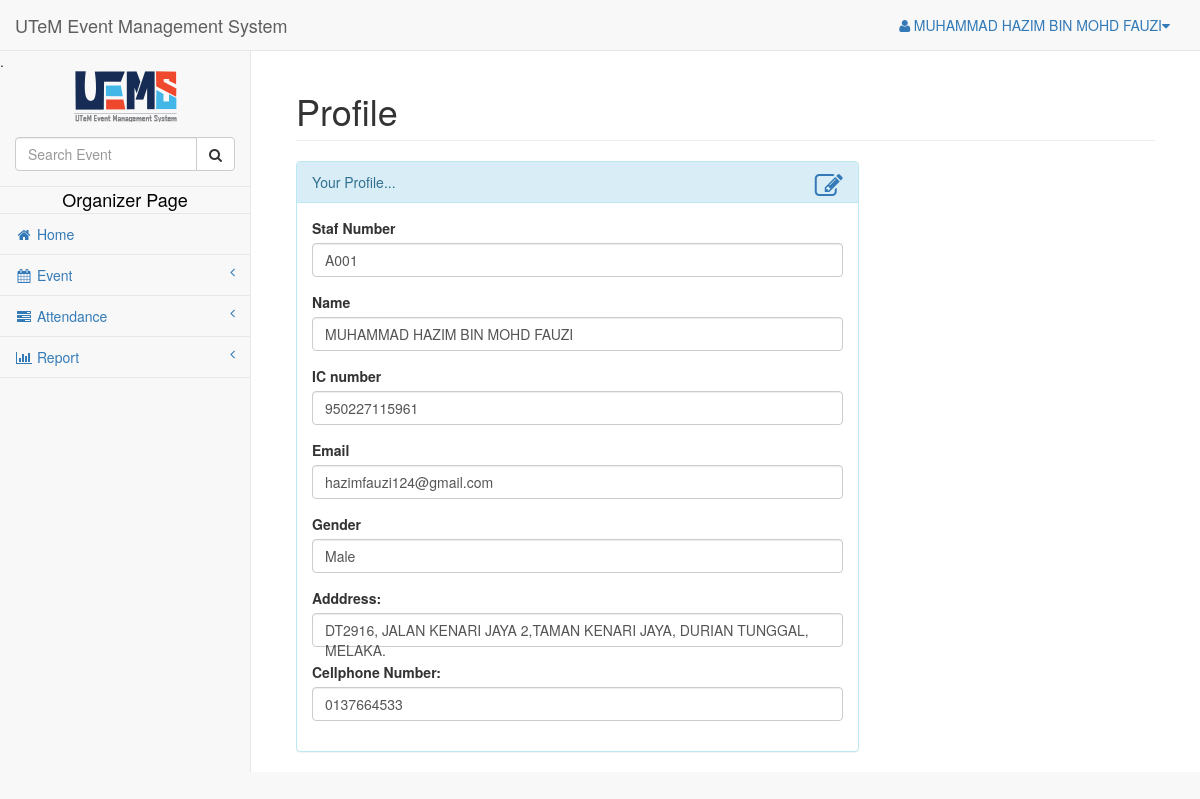
Page /user/organizer/profile.php (signed in) on the committed database.
### tables this page shows
CREATE TABLE `user` (
  `userId` varchar(20) NOT NULL,
  `name` varchar(60) NOT NULL,
  `icNum` varchar(12) NOT NULL,
  `password` longtext NOT NULL,
  `email` varchar(50) NOT NULL,
  `gender` varchar(10) NOT NULL,
  `address` varchar(100) NOT NULL,
  `phoneNum` varchar(20) NOT NULL,
  `yearLevel` varchar(20) NOT NULL,
  `level` varchar(10) NOT NULL,
  `status` varchar(10) NOT NULL
);

### user/organizer/session.php (called while the page is built, shortened)
<?php
$session_id=$_SESSION['id'];
?>

### user/organizer/profile.php (the view, shortened to what this page needs)
<?php include('header.php'); ?>
<?php include('session.php'); ?>
<?php include('organizer_top_navbar.php'); ?>
<?php include('organizer_sidebar.php'); ?>
<?php 	$user_query=mysql_query("select * from user where userId ='$session_id'")or die(mysql_error());
		$row=mysql_fetch_array($user_query)
									 ?>
        <div id="page-wrapper">
            <div class="container-fluid">
                <div class="row">
                    <div class="col-lg-12">
                        <h1 class="page-header">Profile</h1>
                    </div>
                </div>
				<div class="row">
                	<div class="col-lg-8">
						<div class="panel panel-info">
							<div class="panel-heading">
                                Your Profile...
                                <div class="pull-right">
                                	<a  title="Edit" id="<?php echo $id; ?>"  data-toggle="modal" data-target="#editModal"><i class="fa fa-edit fa-2x"></i></a>
                                </div>
							</div>
							<div class="panel-body">
									<div class="form-group">
										<label >Staf Number</label>
										<p class="form-control"><?php echo $row['userId']; ?></p>
									</div>
									<div class="form-group">
										<label >Name</label>
										<p class="form-control"><?php echo $row['name']; ?></p>
									</div>
									<div class="form-group">
										<label >IC number</label>
										<p class="form-control"><?php echo $row['icNum']; ?></p>
									</div>
									<div class="form-group">
                                    	<label>Email</label>
                                        <p class="form-control"><?php echo $row['email']; ?></p>
                                    </div>
									<div class="form-group">
                                    	<label>Gender</label>
                                        <p class="form-control"><?php echo $row['gender']; ?></p>
                                    </div>
									<div class="form-group">
										<label>Adddress:</label>
										<p class="form-control"><?php echo $row['address']; ?></p>
									</div>
									<div class="form-group">
										<label>Cellphone Number:</label>
										<p class="form-control"><?php echo $row['phoneNum']; ?></p>
									</div>
							</div>
						</div>
					</div>
				</div>
            </div>
        </div>
    </div>
</body>
</html>

### user/organizer/organizer_top_navbar.php (shortened to what this page needs)
<div id="wrapper">
        <nav class="navbar navbar-default navbar-static-top" role="navigation" style="margin-bottom: 0">
            <div class="navbar-header">
                <a class="navbar-brand" href="index.php ">UTeM Event Management System</a>
            </div>
            <ul class="nav navbar-top-links navbar-right">
                <li class="dropdown">
                    <a class="dropdown-toggle" data-toggle="dropdown" href="#">
                        <i class="fa fa-user fa-fw"></i><?php
						$query = mysql_query("select name from user where userId = '$session_id'")or die(mysql_error());
						$row=mysql_fetch_array($query);
						echo $row[0];
						?><i class="fa fa-caret-down"></i>
                    </a>
                </li>
            </ul>

### rows in the picture
user: name "MUHAMMAD HAZIM BIN MOHD FAUZI", userId "A001", icNum "950227115961", email "hazimfauzi124@gmail.com", gender "Male", address "DT2916, JALAN KENARI JAYA 2,TAMAN KENARI JAYA, DURIAN TUNGGAL, MELAKA.", phoneNum "0137664533"
